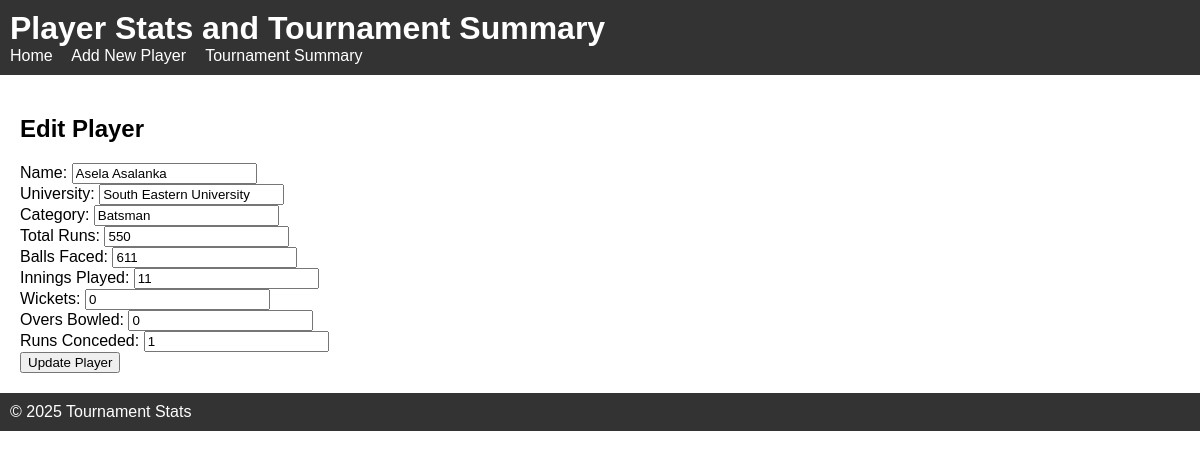
Screenshot of /AdminPanel/edit.php?player_name=Asela+Asalanka with the database file from the repository.
### tables this page shows
CREATE TABLE `sample_data` (
  `Name` varchar(22) DEFAULT NULL,
  `University` varchar(42) DEFAULT NULL,
  `Category` varchar(11) DEFAULT NULL,
  `Total Runs` varchar(10) DEFAULT NULL,
  `Balls Faced` varchar(11) DEFAULT NULL,
  `Innings Played` varchar(14) DEFAULT NULL,
  `Wickets` varchar(7) DEFAULT NULL,
  `Overs Bowled` varchar(12) DEFAULT NULL,
  `Runs Conceded` varchar(13) DEFAULT NULL
);

### AdminPanel/edit.php (the view, shortened to what this page needs)
<?php
require_once 'includes/db.php';
include 'includes/header.php';
$playerName = $conn->real_escape_string($_GET['player_name']);
$sql = "SELECT * FROM sample_data WHERE `Name`='$playerName'";
$result = $conn->query($sql);
$player = $result->fetch_assoc();
?>
<h2>Edit Player</h2>
<form method="post" action="">
    <label>Name: <input type="text" name="name" value="<?php echo htmlspecialchars($player['Name']); ?>" required></label><br>
    <label>University: <input type="text" name="university" value="<?php echo htmlspecialchars($player['University']); ?>" required></label><br>
    <label>Category: <input type="text" name="category" value="<?php echo htmlspecialchars($player['Category']); ?>" required></label><br>
    <label>Total Runs: <input type="number" name="total_runs" value="<?php echo htmlspecialchars($player['Total Runs']); ?>" required></label><br>
    <label>Balls Faced: <input type="number" name="balls_faced" value="<?php echo htmlspecialchars($player['Balls Faced']); ?>" required></label><br>
    <label>Innings Played: <input type="number" name="innings_played" value="<?php echo htmlspecialchars($player['Innings Played']); ?>" required></label><br>
    <label>Wickets: <input type="number" name="wickets" value="<?php echo htmlspecialchars($player['Wickets']); ?>" required></label><br>
    <label>Overs Bowled: <input type="text" name="overs_bowled" value="<?php echo htmlspecialchars($player['Overs Bowled']); ?>" required></label><br>
    <label>Runs Conceded: <input type="number" name="runs_conceded" value="<?php echo htmlspecialchars($player['Runs Conceded']); ?>" required></label><br>
    <button type="submit">Update Player</button>
</form>
<?php include 'includes/footer.php'; ?>

### AdminPanel/css/style.css (style rules this page uses)
body { font-family: Arial, sans-serif; margin: 0; padding: 0; }

### rows the page displays
sample_data: name "Asela Asalanka", university "South Eastern University", category "Batsman", total_runs "550", balls_faced "611", innings_played "11", wickets "0", overs_bowled "0", runs_conceded "1"
